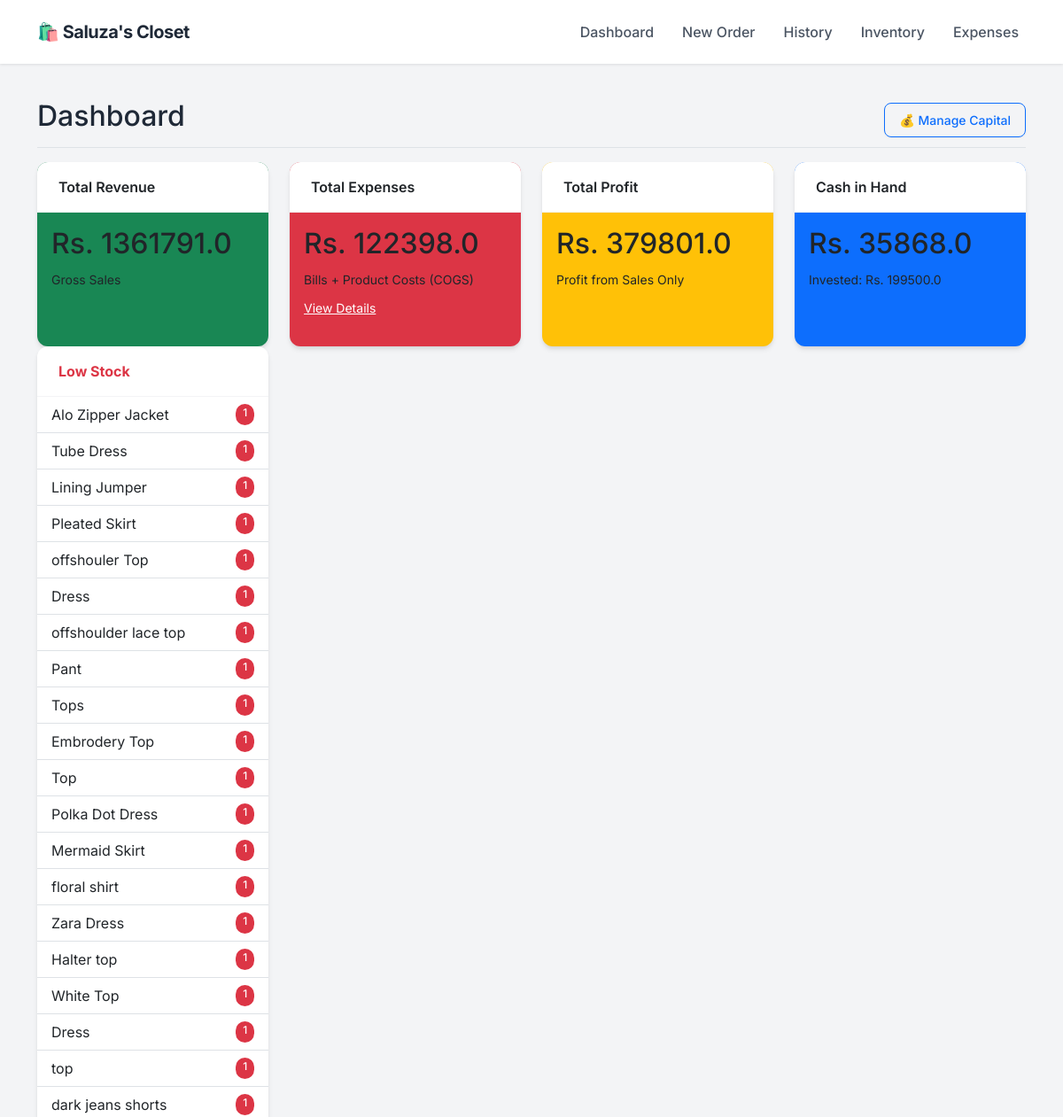
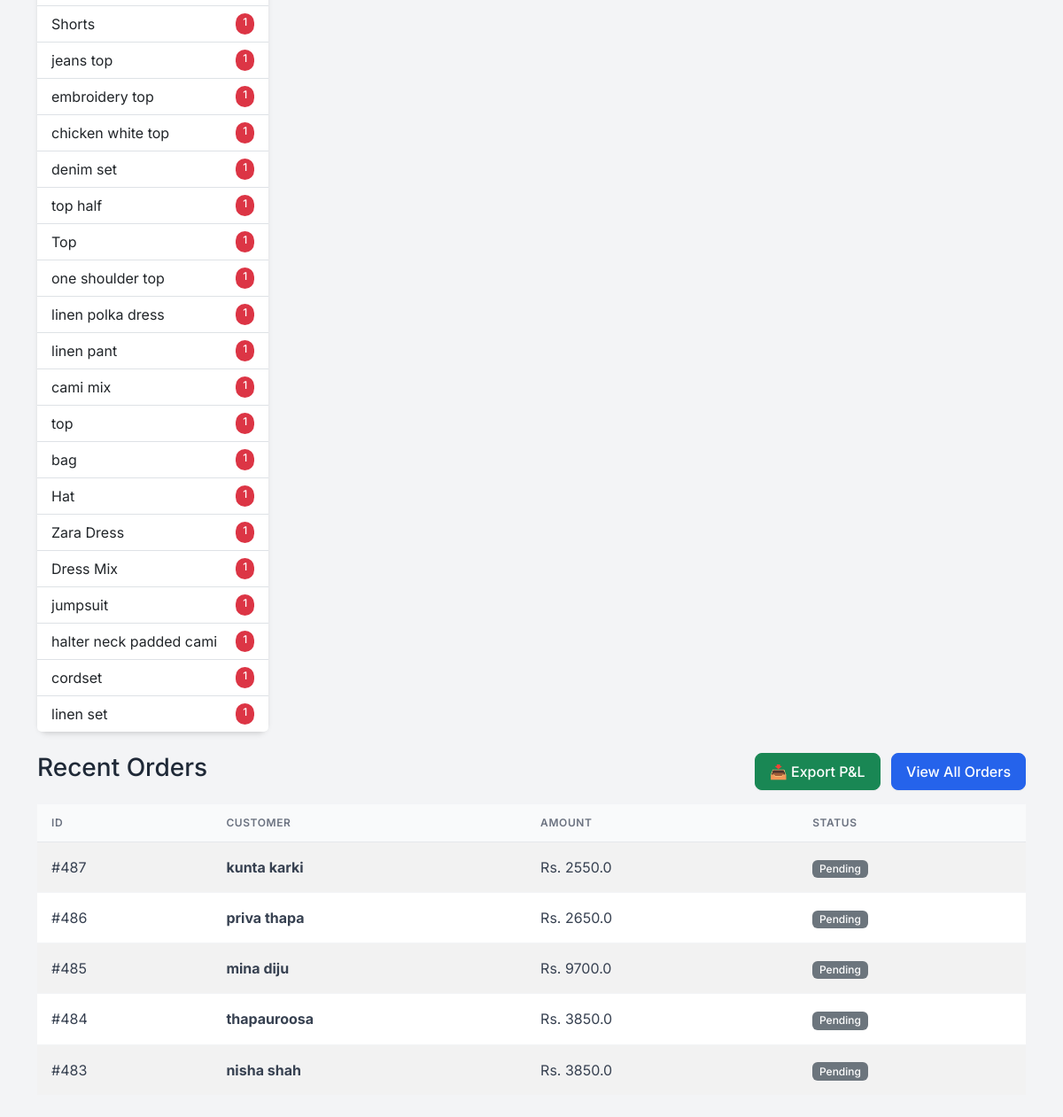
Before: / with the older database file (2 pictures, top to bottom).
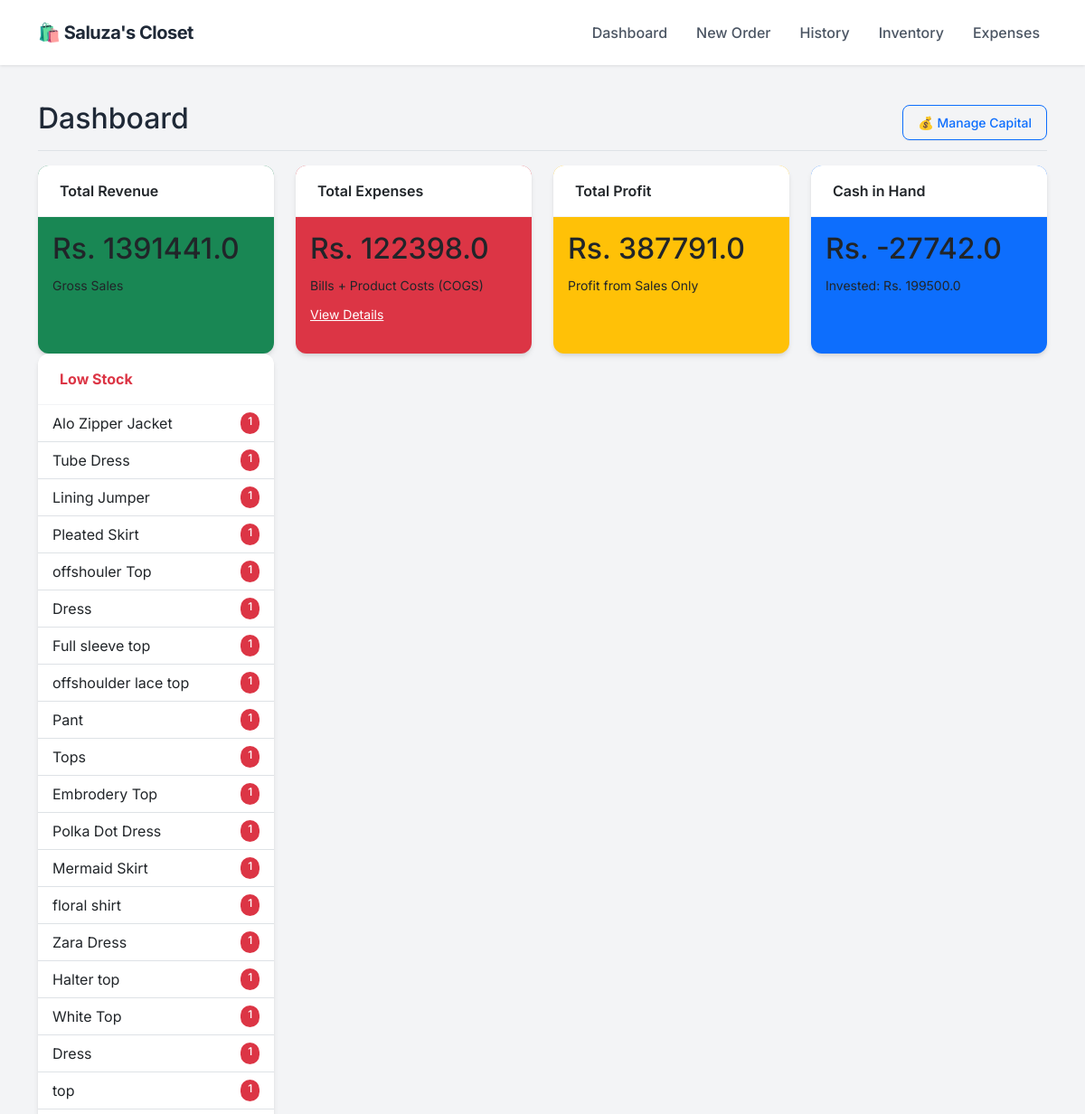
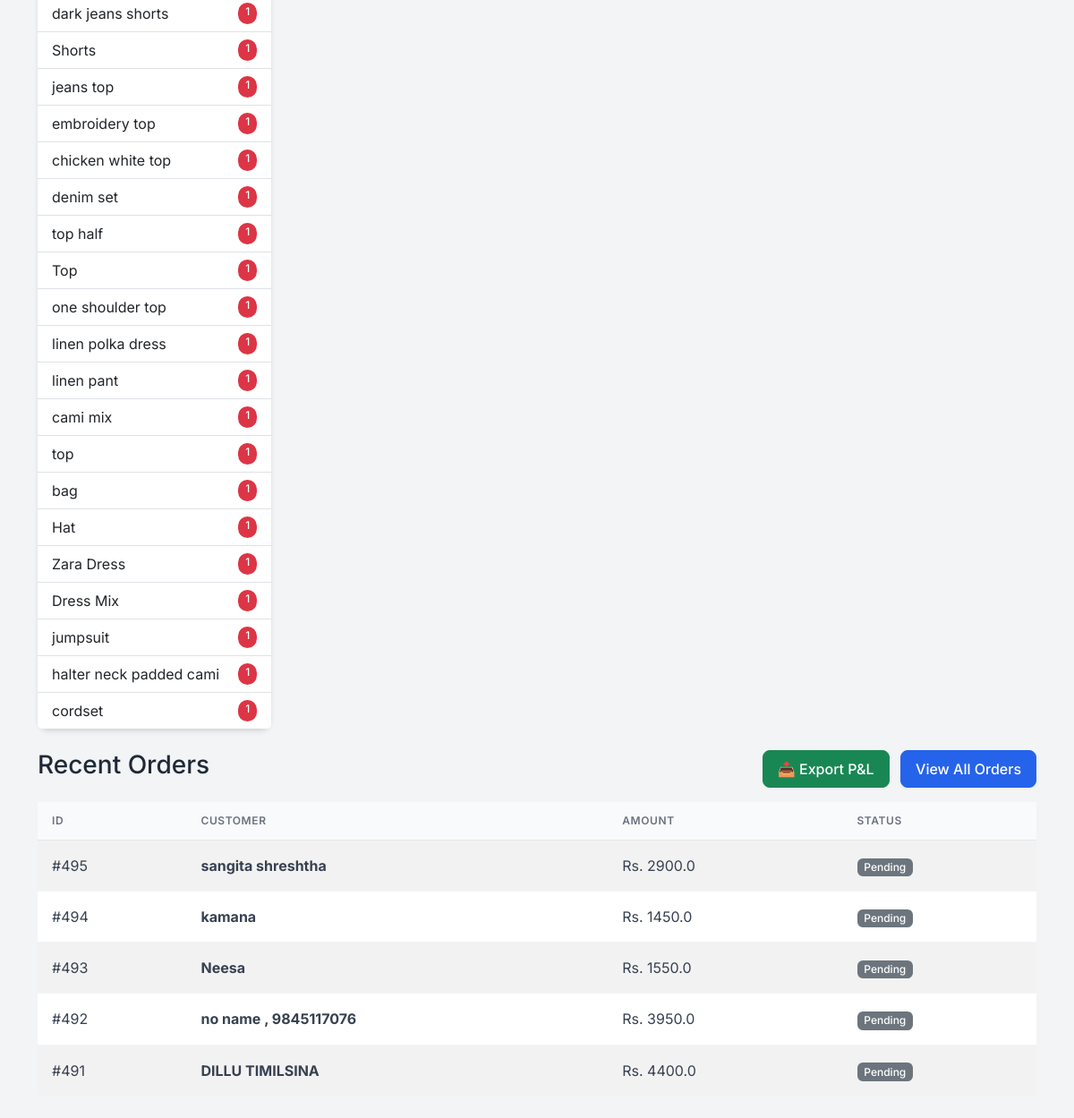
After: the same page with the newer database file (2 pictures, top to bottom).
### app.py (models this page shows)
class Product(db.Model):
    id = db.Column(db.Integer, primary_key=True)
    sku = db.Column(db.String(50), unique=True, nullable=True)
    name = db.Column(db.String(100), nullable=False)
    size = db.Column(db.String(10), nullable=False)
    cost_price = db.Column(db.Float, default=0.0)
    price = db.Column(db.Float, nullable=False)
    stock = db.Column(db.Integer, default=0)
    image = db.Column(db.String(100), nullable=True)

class Order(db.Model):
    id = db.Column(db.Integer, primary_key=True)
    customer_name = db.Column(db.String(100), nullable=False)
    phone = db.Column(db.String(20), nullable=False)
    address = db.Column(db.String(200), nullable=True)
    date = db.Column(db.DateTime, default=datetime.utcnow)
    total_amount = db.Column(db.Float, default=0.0)
    profit = db.Column(db.Float, default=0.0)
    status = db.Column(db.String(20), default='Pending')
    items = db.relationship('OrderItem', backref='order', lazy=True)

### app.py (the view)
@app.route('/')
def dashboard():
    total_investment = db.session.query(db.func.sum(Investment.amount)).scalar() or 0
    total_sales = db.session.query(db.func.sum(Order.total_amount)).scalar() or 0
    manual_expenses = db.session.query(db.func.sum(Expense.amount)).scalar() or 0
    current_inventory_cost = 0
    products = Product.query.all()
    for p in products:
        current_inventory_cost += (p.stock * p.cost_price)
    gross_profit = db.session.query(db.func.sum(Order.profit)).scalar() or 0
    cost_of_sold_goods = total_sales - gross_profit
    total_product_spend = current_inventory_cost + cost_of_sold_goods
    cash_in_hand = (total_investment + total_sales) - (total_product_spend + manual_expenses)
    net_profit = gross_profit # As you requested previously (Sales Profit only)
    recent_orders = Order.query.order_by(Order.date.desc()).limit(5).all()
    low_stock = Product.query.filter(Product.stock < 2, Product.stock > 0).all()
    out_of_stock = Product.query.filter(Product.stock == 0).all()
    investments = Investment.query.order_by(Investment.date.desc()).all()
    return render_template('dashboard.html',
                           sales=total_sales,
                           gross_profit=gross_profit,
                           expenses=manual_expenses,
                           net_profit=net_profit,
                           cash_in_hand=cash_in_hand, # <--- NEW DATA
                           total_investment=total_investment, # <--- NEW DATA
                           orders=recent_orders,
                           investments=investments,
                           low_stock=low_stock,
                           out_of_stock=out_of_stock)

### templates/dashboard.html (shortened to what this page needs)
{% extends "layout.html" %}
{% block content %}
<div class="d-flex justify-content-between flex-wrap flex-md-nowrap align-items-center pt-3 pb-2 mb-3 border-bottom">
    <h1 class="h2">Dashboard</h1>
    <div class="btn-toolbar mb-2 mb-md-0">
        <button type="button" class="btn btn-sm btn-outline-primary" data-bs-toggle="modal" data-bs-target="#investmentHistoryModal">
    💰 Manage Capital
</button>
    </div>
</div>
<div class="row mb-4">
    <div class="col-md-3">
        <div class="card text-dark bg-success mb-3 h-100">
            <div class="card-header">Total Revenue</div>
            <div class="card-body">
                <h2 class="card-title">Rs. {{ sales }}</h2>
                <small>Gross Sales</small>
            </div>
        </div>
    </div>
    <div class="col-md-3">
        <div class="card text-dark bg-danger mb-3 h-100">
            <div class="card-header">Total Expenses</div>
            <div class="card-body">
                <h2 class="card-title">Rs. {{ expenses }}</h2>
                <small>Bills + Product Costs (COGS)</small> <div class="mt-2">
                    <a href="/expenses" class="text-white text-decoration-underline small">View Details</a>
                </div>
            </div>
        </div>
    </div>
    <div class="col-md-3">
        <div class="card text-dark bg-warning mb-3 h-100">
            <div class="card-header">Total Profit</div>
            <div class="card-body">
                <h2 class="card-title">Rs. {{ net_profit }}</h2>
                <small>Profit from Sales Only</small>
            </div>
        </div>
    </div>
    <div class="col-md-3">
        <div class="card text-dark bg-primary mb-3 h-100">
            <div class="card-header">Cash in Hand</div>
            <div class="card-body">
                <h2 class="card-title">Rs. {{ cash_in_hand }}</h2>
                <small>Invested: Rs. {{ total_investment }}</small>
            </div>
        </div>
    </div>
    <div class="col-md-3">
        <div class="card border-danger h-100">
            <div class="card-header bg-transparent text-danger fw-bold">Low Stock</div>
            <ul class="list-group list-group-flush list-group-sm">
                {% for item in low_stock %}
                <li class="list-group-item d-flex justify-content-between">
                    <span>{{ item.name }}</span>
                    <span class="badge bg-danger rounded-pill">{{ item.stock }}</span>
                </li>
                {% endfor %}
            </ul>
        </div>
    </div>
</div>
<div class="d-flex justify-content-between align-items-center mb-3">
    <h3>Recent Orders</h3>
    <div>
        <a href="/export_excel" class="btn btn-success me-2">📥 Export P&L</a>
        <a href="/orders" class="btn btn-primary">View All Orders</a>
    </div>
</div>
<table class="table table-striped bg-white align-middle">
    <thead>
        <tr>
            <th>ID</th>
            <th>Customer</th>
            <th>Amount</th>
            <th>Status</th>
        </tr>
    </thead>
    <tbody>
        {% for order in orders %}
        <tr>
            <td>#{{ order.id }}</td>
            <td><strong>{{ order.customer_name }}</strong></td>
            <td>Rs. {{ order.total_amount }}</td>
            <td><span class="badge bg-secondary">{{ order.status }}</span></td>
        </tr>
        {% endfor %}
    </tbody>
</table>
{% endblock %}

Changed rows visible on the page:
no longer on this page (row edited): Product: name "Top", stock "1"
no longer on this page (row edited): Product: name "linen set", stock "1"
no longer on this page (row unchanged): Order: id "487", customer_name "kunta karki", total_amount "2550.0", status "Pending"
no longer on this page (row unchanged): Order: id "486", customer_name "priva thapa", total_amount "2650.0", status "Pending"
no longer on this page (row unchanged): Order: id "485", customer_name "mina diju", total_amount "9700.0", status "Pending"
no longer on this page (row unchanged): Order: id "484", customer_name "thapauroosa", total_amount "3850.0", status "Pending"
no longer on this page (row unchanged): Order: id "483", customer_name "nisha shah", total_amount "3850.0", status "Pending"
now on this page (row edited): Product: name "Full sleeve top", stock "1"
added Order: id "495", customer_name "sangita shreshtha", total_amount "2900.0", status "Pending"
added Order: id "494", customer_name "kamana", total_amount "1450.0", status "Pending"
added Order: id "493", customer_name "Neesa", total_amount "1550.0", status "Pending"
added Order: id "492", customer_name "no name , 9845117076", total_amount "3950.0", status "Pending"
added Order: id "491", customer_name "DILLU TIMILSINA", total_amount "4400.0", status "Pending"
Other visible differences:
{{ sales }}: "1361791.0" → "1391441.0"
{{ net_profit }}: "379801.0" → "387791.0"
{{ cash_in_hand }}: "35868.0" → "-27742.0"
